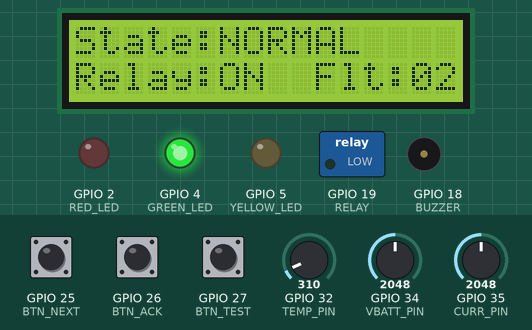
A sketch run on a simulated ESP32. On the bench: 16×2 character LCD, switched loads named in the sketch (green lamp = pin HIGH), output pins drawn as LEDs (lit = HIGH), buzzer (waves = sounding, pin HIGH). The test bench sets the inputs (shaded band); at power-on: GPIO 35 (CURR_PIN) = 2048, GPIO 34 (VBATT_PIN) = 2048, GPIO 26 (BTN_ACK) HIGH, GPIO 25 (BTN_NEXT) HIGH, GPIO 27 (BTN_TEST) HIGH, GPIO 32 (TEMP_PIN) = 310. What the sketch prints to the serial monitor is not drawn.

Above: at 3.6 s.
3.7 s: GPIO 35 (CURR_PIN) set to 2392
At 6.5 s:
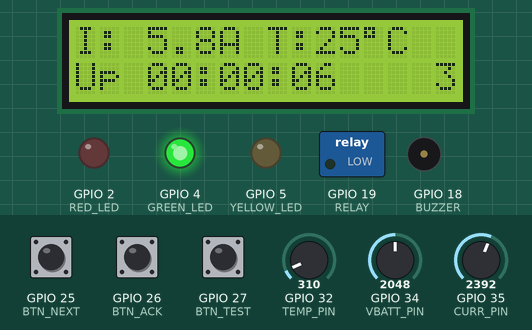
6.7 s: GPIO 35 (CURR_PIN) set to 2513
At 9.38 s:
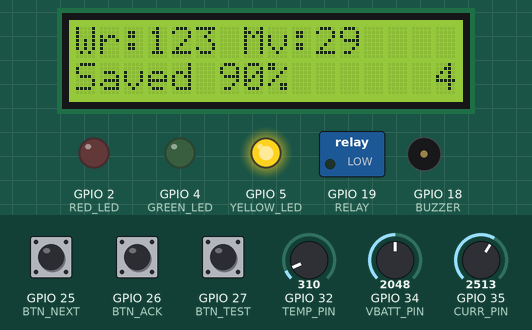
9.5 s: GPIO 34 (VBATT_PIN) set to 360
At 12.28 s:
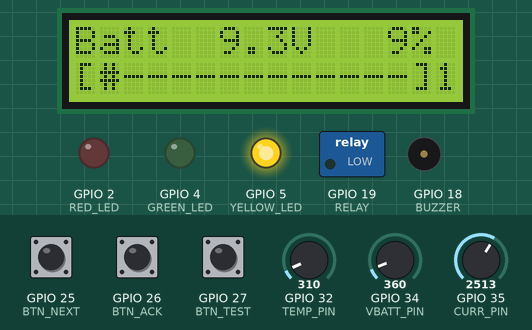
12.5 s: GPIO 34 (VBATT_PIN) set to 315
At 13.09 s:
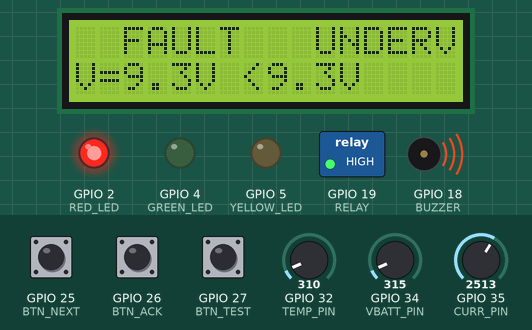
14.6 s: GPIO 26 (BTN_ACK) pulled LOW for 0.15 s
At 15.07 s:
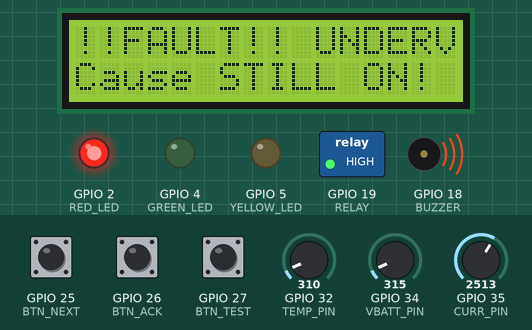
15.3 s: GPIO 35 (CURR_PIN) set to 3204
18.1 s: GPIO 35 (CURR_PIN) set to 3313
At 19.07 s:
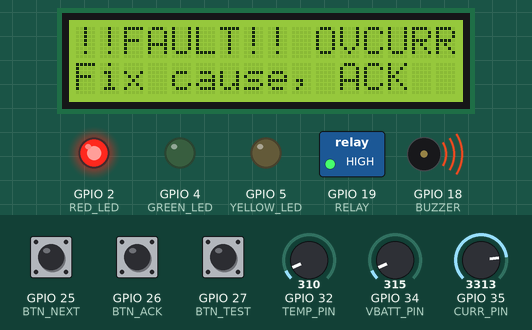
Timing chart, 0 to 21.6 s (numbered marks = the images above; inputs shaded):
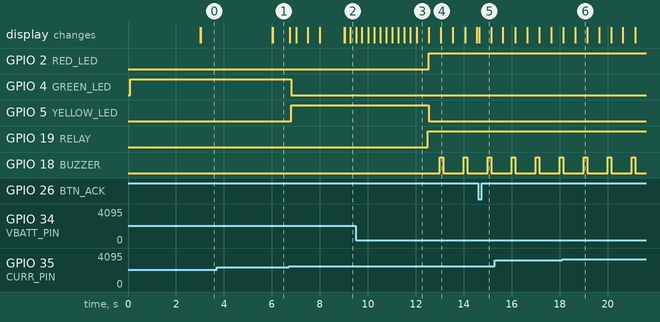

The sketch:

sketch.ino
```cpp
// Flicker-Free LCD Display Engine (ESP32, Wokwi)
// - Never calls lcd.clear(): a shadow buffer remembers what is on screen and
//   only characters that changed are written.
// - 4 pages rotate on a millis() timer; a critical fault overrides them at once.
// - No delay() anywhere.
#include <Wire.h>
#include <LiquidCrystal_I2C.h>
#include <stdarg.h>

LiquidCrystal_I2C lcd(0x27, 16, 2);

// ---------- Pins ----------
#define VBATT_PIN 34     // pot: battery voltage 9.0 - 12.6 V
#define CURR_PIN 35      // pot: load current 0 - 10 A
#define TEMP_PIN 32      // pot: temperature 20 - 80 C
#define RED_LED 2
#define GREEN_LED 4
#define YELLOW_LED 5
#define BUZZER 18
#define RELAY 19         // ACTIVE LOW: LOW = load connected
#define BTN_NEXT 25      // jump to next page
#define BTN_ACK 26       // acknowledge / clear a fault
#define BTN_TEST 27      // raise a manual test fault

// ---------- Display settings ----------
const uint8_t COLS = 16, ROWS = 2, CELLS = 32;
const uint32_t REFRESH_MS = 250;   // how often the screen content is recomposed
const uint32_t PAGE_MS = 3000;     // time each page stays up
const uint32_t SAMPLE_MS = 50;     // sensor + fault check (fault latency)
const uint32_t STAT_MS = 5000;
const uint8_t  CHAR_BUDGET = 6;    // max characters written per loop pass
const uint8_t  MERGE_GAP = 1;      // merge two changes if only 1 char apart
const uint8_t  NPAGES = 4;

// ---------- Limits ----------
const float V_MIN = 9.0, V_MAX = 12.6;
const float UV_TRIP = 9.3, UV_CLR = 9.6;      // under-voltage (with hysteresis)
const float OC_TRIP = 8.0, OC_CLR = 7.0;      // over-current
const float OT_TRIP = 60.0, OT_CLR = 55.0;    // over-temperature
const float WARN_SOC = 20.0, WARN_I = 6.0, WARN_T = 50.0;

// ---------- Data ----------
float volts = 12, amps = 0, tempC = 25;        // filtered values
float shownV = 12, shownI = 0, shownT = 25;    // values after display dead-band
bool haveData = false;
bool cUV = false, cOC = false, cOT = false;    // cause currently present
bool fUV = false, fOC = false, fOT = false, fTest = false;   // latched faults
bool faultMode = false, relayOn = true, forceRender = false;
uint8_t faultCode = 0, page = 0;
uint32_t tPage = 0, ackDeniedUntil = 0;
const char* FAULT_NAME[] = {"", "OVCURR", "OVTEMP", "UNDERV", "TEST"};

// ---------- Display engine state ----------
char frame[ROWS][COLS + 1];     // what we WANT on screen (off-screen buffer)
char shadow[ROWS][COLS + 1];    // what is ON screen now
uint8_t scanPos = 0;
uint32_t charsWritten = 0, cursorMoves = 0, renders = 0, naiveChars = 0, bigFlushes = 0;
uint32_t maxLoopUs = 0, stalls = 0;

// ---------- Event log ----------
void logEvent(const char* tag, const char* fmt, ...) {
  char msg[100];
  va_list ap; va_start(ap, fmt); vsnprintf(msg, sizeof msg, fmt, ap); va_end(ap);
  uint32_t t = millis();
  Serial.printf("[%5lu.%03lu] %-6s %s\n", (unsigned long)(t / 1000), (unsigned long)(t % 1000), tag, msg);
}

// ---------- Frame buffer helpers ----------
void fbClear() {
  for (uint8_t r = 0; r < ROWS; r++) { for (uint8_t c = 0; c < COLS; c++) frame[r][c] = ' '; frame[r][COLS] = 0; }
}
void fbPrintf(uint8_t row, uint8_t col, const char* fmt, ...) {
  char tmp[COLS + 1];
  va_list ap; va_start(ap, fmt); vsnprintf(tmp, sizeof tmp, fmt, ap); va_end(ap);
  for (uint8_t i = 0; tmp[i] && col + i < COLS; i++) frame[row][col + i] = tmp[i];
}

bool diffAhead(uint8_t r, uint8_t c) {      // another change within MERGE_GAP chars?
  for (uint8_t k = 1; k <= MERGE_GAP; k++)
    if (c + k < COLS && frame[r][c + k] != shadow[r][c + k]) return true;
  return false;
}

// Write only changed characters, at most `budget` per call, then return.
// The scan position is remembered, so the rest is written on the next pass.
uint8_t flush(uint8_t budget) {
  uint8_t n = 0, visited = 0;
  while (visited < CELLS && n < budget) {
    uint8_t r = scanPos / COLS, c = scanPos % COLS;
    if (frame[r][c] == shadow[r][c]) { scanPos = (scanPos + 1) % CELLS; visited++; continue; }
    lcd.setCursor(c, r); cursorMoves++;               // start of a run of changes
    while (c < COLS && n < budget) {
      if (frame[r][c] == shadow[r][c] && !diffAhead(r, c)) break;   // end of run
      lcd.write((uint8_t)frame[r][c]);
      shadow[r][c] = frame[r][c]; n++; charsWritten++; c++; visited++;
    }
    scanPos = (r * COLS + c) % CELLS;
  }
  return n;
}

// ---------- Page content ----------
float band(float shown, float v, float b) { return fabsf(v - shown) >= b ? v : shown; }

void composeBattery() {
  int pct = constrain((int)((shownV - V_MIN) / (V_MAX - V_MIN) * 100.0 + 0.5), 0, 100);
  fbPrintf(0, 0, "Batt %4.1fV %3d%%", shownV, pct);
  int fill = (pct * 13 + 50) / 100;
  frame[1][0] = '['; frame[1][14] = ']';
  for (int i = 0; i < 13; i++) frame[1][1 + i] = i < fill ? '#' : '-';
}

bool isWarning() {
  float soc = (volts - V_MIN) / (V_MAX - V_MIN) * 100.0;
  return soc < WARN_SOC || amps > WARN_I || tempC > WARN_T;
}

void composeSystem() {
  int nf = fUV + fOC + fOT + fTest;
  fbPrintf(0, 0, "State:%s", isWarning() ? "WARNING" : "NORMAL");
  fbPrintf(1, 0, "Relay:%-3s Flt:%d", relayOn ? "ON" : "OFF", nf);
}

void composeTelemetry() {
  uint32_t s = millis() / 1000;
  fbPrintf(0, 0, "I:%4.1fA T:%2.0f%cC", shownI, shownT, 223);
  fbPrintf(1, 0, "Up %02lu:%02lu:%02lu", (unsigned long)(s / 3600), (unsigned long)((s / 60) % 60), (unsigned long)(s % 60));
}

void composeStats() {
  float saved = naiveChars ? 100.0 * (1.0 - (float)charsWritten / (float)naiveChars) : 0;
  fbPrintf(0, 0, "Wr:%lu Mv:%lu", (unsigned long)charsWritten, (unsigned long)cursorMoves);
  fbPrintf(1, 0, "Saved %.0f%%", saved);
}

uint8_t activeFault() {                         // highest priority latched fault
  if (fOC) return 1;
  if (fOT) return 2;
  if (fUV) return 3;
  if (fTest) return 4;
  return 0;
}

void composeFault() {
  uint32_t now = millis();
  bool b = (now / 500) % 2;                     // only the "!!" blink
  char l0[24], l1[24];
  snprintf(l0, sizeof l0, "%sFAULT%s %-6s", b ? "!!" : "  ", b ? "!!" : "  ", FAULT_NAME[faultCode]);
  bool causeOn = (faultCode == 1 && cOC) || (faultCode == 2 && cOT) || (faultCode == 3 && cUV);
  if ((int32_t)(ackDeniedUntil - now) > 0) snprintf(l1, sizeof l1, "Cause STILL ON!");
  else if ((now / 2000) % 2 == 0) {
    if (faultCode == 1) snprintf(l1, sizeof l1, "I=%.1fA >%.1fA", amps, OC_TRIP);
    else if (faultCode == 2) snprintf(l1, sizeof l1, "T=%.0f%cC >%.0f%cC", tempC, 223, OT_TRIP, 223);
    else if (faultCode == 3) snprintf(l1, sizeof l1, "V=%.1fV <%.1fV", volts, UV_TRIP);
    else snprintf(l1, sizeof l1, "Manual test");
  } else snprintf(l1, sizeof l1, causeOn ? "Fix cause, ACK" : "Cause gone: ACK");
  fbPrintf(0, 0, "%s", l0); fbPrintf(1, 0, "%s", l1);
}

void renderFrame() {
  fbClear();
  if (faultMode) composeFault();
  else {
    if (page == 0) composeBattery();
    else if (page == 1) composeSystem();
    else if (page == 2) composeTelemetry();
    else composeStats();
    fbPrintf(1, 15, "%d", page + 1);              // page number
  }
  renders++; naiveChars += CELLS;                 // what a clear+redraw would have cost
}

// ---------- Relay ----------
void setRelay(bool on) {
  if (on == relayOn) return;
  relayOn = on; digitalWrite(RELAY, on ? LOW : HIGH);
  logEvent("RELAY", on ? "CLOSED" : "OPEN (fault)");
}

// ---------- Fault handling: override / restore the display ----------
void updateFaultMode() {
  uint8_t code = activeFault();
  if (code && (!faultMode || code != faultCode)) {
    faultMode = true; faultCode = code;
    setRelay(false);
    logEvent("DISPLAY", "FAULT SCREEN: %s", FAULT_NAME[code]);
    renderFrame(); flush(CELLS); bigFlushes++;    // immediate, not rate-limited
  } else if (!code && faultMode) {
    faultMode = false; faultCode = 0; page = 0; tPage = millis();
    setRelay(true);
    logEvent("DISPLAY", "fault cleared, normal pages resume");
    renderFrame(); flush(CELLS); bigFlushes++;
  }
}

void ackPressed() {
  if (!(fUV || fOC || fOT || fTest)) { logEvent("ACK", "no fault latched"); return; }
  bool denied = false;
  if (fOC) { if (cOC) denied = true; else fOC = false; }
  if (fOT) { if (cOT) denied = true; else fOT = false; }
  if (fUV) { if (cUV) denied = true; else fUV = false; }
  fTest = false;
  if (denied) { ackDeniedUntil = millis() + 2000; forceRender = true; logEvent("ACK", "refused, cause still active"); }
  else logEvent("ACK", "cleared by operator");
  updateFaultMode();
}

// ---------- Sensors (50 ms task) ----------
void sampleTask() {
  float v = V_MIN + analogRead(VBATT_PIN) / 4095.0 * (V_MAX - V_MIN);
  float i = analogRead(CURR_PIN) / 4095.0 * 10.0;
  float t = 20.0 + analogRead(TEMP_PIN) / 4095.0 * 60.0;

  // Faults use the raw readings (fast); the display uses smoothed values.
  if (v < UV_TRIP) cUV = true; else if (v > UV_CLR) cUV = false;
  if (i > OC_TRIP) cOC = true; else if (i < OC_CLR) cOC = false;
  if (t > OT_TRIP) cOT = true; else if (t < OT_CLR) cOT = false;
  if (cUV && !fUV) { fUV = true; logEvent("FAULT", "UNDER-VOLTAGE %.2fV", v); }
  if (cOC && !fOC) { fOC = true; logEvent("FAULT", "OVER-CURRENT %.2fA", i); }
  if (cOT && !fOT) { fOT = true; logEvent("FAULT", "OVER-TEMP %.1fC", t); }

  if (!haveData) { volts = shownV = v; amps = shownI = i; tempC = shownT = t; haveData = true; }
  else { volts += 0.3 * (v - volts); amps += 0.3 * (i - amps); tempC += 0.3 * (t - tempC); }
  shownV = band(shownV, volts, 0.07);             // dead-band: no digit flutter
  shownI = band(shownI, amps, 0.1);
  shownT = band(shownT, tempC, 0.5);
  updateFaultMode();
}

// ---------- Buttons (polled, debounced with millis) ----------
const uint8_t BTN_PIN[3] = {BTN_NEXT, BTN_ACK, BTN_TEST};
bool bStable[3] = {HIGH, HIGH, HIGH}, bLast[3] = {HIGH, HIGH, HIGH};
uint32_t bT[3] = {0, 0, 0};
bool btnPressed(uint8_t k) {
  bool r = digitalRead(BTN_PIN[k]); uint32_t now = millis();
  if (r != bLast[k]) { bLast[k] = r; bT[k] = now; }
  if (r != bStable[k] && now - bT[k] >= 30) { bStable[k] = r; return r == LOW; }
  return false;
}
void buttonsTask() {
  if (btnPressed(0) && !faultMode) { page = (page + 1) % NPAGES; tPage = millis(); forceRender = true; }
  if (btnPressed(1)) ackPressed();
  if (btnPressed(2)) { if (!fTest) { fTest = true; logEvent("FAULT", "manual test fault"); updateFaultMode(); } }
}

// ---------- Display task: page timer + refresh timer + flush ----------
void displayTask() {
  static uint32_t tRender = 0;
  uint32_t now = millis();
  if (!faultMode && now - tPage >= PAGE_MS) {
    page = (page + 1) % NPAGES; tPage = now; forceRender = true;
    logEvent("PAGE", "-> %d", page + 1);
  }
  if (forceRender || now - tRender >= REFRESH_MS) {
    tRender = now; forceRender = false; renderFrame();
  }
  flush(CHAR_BUDGET);
}

// ---------- LEDs and buzzer ----------
void outputsTask() {
  uint32_t now = millis();
  bool r = faultMode, w = !faultMode && isWarning(), g = !faultMode && !w;
  digitalWrite(RED_LED, r); digitalWrite(YELLOW_LED, w); digitalWrite(GREEN_LED, g);
  digitalWrite(BUZZER, faultMode && (now % 1000) < 150);
}

void setup() {
  Serial.begin(115200);
  pinMode(RED_LED, OUTPUT); pinMode(GREEN_LED, OUTPUT); pinMode(YELLOW_LED, OUTPUT);
  pinMode(BUZZER, OUTPUT); pinMode(RELAY, OUTPUT);
  pinMode(BTN_NEXT, INPUT_PULLUP); pinMode(BTN_ACK, INPUT_PULLUP); pinMode(BTN_TEST, INPUT_PULLUP);
  lcd.init(); lcd.backlight();                    // init clears once; never again
  digitalWrite(RELAY, LOW);
  for (uint8_t r = 0; r < ROWS; r++) { for (uint8_t c = 0; c < COLS; c++) shadow[r][c] = ' '; shadow[r][COLS] = 0; }
  sampleTask();
  renderFrame(); flush(CELLS);
  logEvent("BOOT", "=== FLICKER-FREE LCD ENGINE STARTED ===");
}

void loop() {
  static uint32_t tSample = 0, tStat = 0, lastUs = 0;
  uint32_t now = millis(), us = micros();
  if (lastUs) {
    uint32_t dt = us - lastUs;
    if (dt > maxLoopUs) maxLoopUs = dt;
    if (dt > 50000) stalls++;
  }
  lastUs = us;

  if (now - tSample >= SAMPLE_MS) {
    tSample += SAMPLE_MS;
    if (now - tSample > 5 * SAMPLE_MS) tSample = now;
    sampleTask();
  }
  buttonsTask();
  displayTask();
  outputsTask();

  if (now - tStat >= STAT_MS) {
    tStat = now;
    float saved = naiveChars ? 100.0 * (1.0 - (float)charsWritten / (float)naiveChars) : 0;
    logEvent("STAT", "page=%d fault=%d renders=%lu written=%lu naive=%lu moves=%lu saved=%.1f%% maxLoop=%luus stalls=%lu",
             page + 1, faultMode, (unsigned long)renders, (unsigned long)charsWritten, (unsigned long)naiveChars,
             (unsigned long)cursorMoves, saved, (unsigned long)maxLoopUs, (unsigned long)stalls);
  }
}
```

Measured:
- the behaviour switches between 2457 and 2458 on GPIO 35 (CURR_PIN) (found by bisection; images 1 and 2)
- the behaviour switches between 342 and 341 on GPIO 34 (VBATT_PIN) (found by bisection; images 3 and 4)
- the behaviour switches between 3276 and 3277 on GPIO 35 (CURR_PIN) (found by bisection; images 5 and 6)
- after the input at 6.7 s, GPIO 4 (GREEN_LED): HIGH → LOW after 0.10 s; GPIO 5 (YELLOW_LED): LOW → HIGH after 0.10 s
- after the input at 9.5 s, the display: first differs from a run without the input after 2.5 s (image 3)
- after the input at 12.5 s, GPIO 2 (RED_LED), GPIO 19 (RELAY): LOW → HIGH at once; GPIO 5 (YELLOW_LED): HIGH → LOW at once; GPIO 18 (BUZZER): alternates HIGH for 0.15 s and LOW for 0.85 s, starting after 0.50 s; the display: first changes at once (image 4 shows a later state)
- after the input at 14.6 s, the display: changes after 0.05 s (image 5)
- after the input at 18.1 s, the display: first changes after 0.05 s (image 6 shows a later state)
